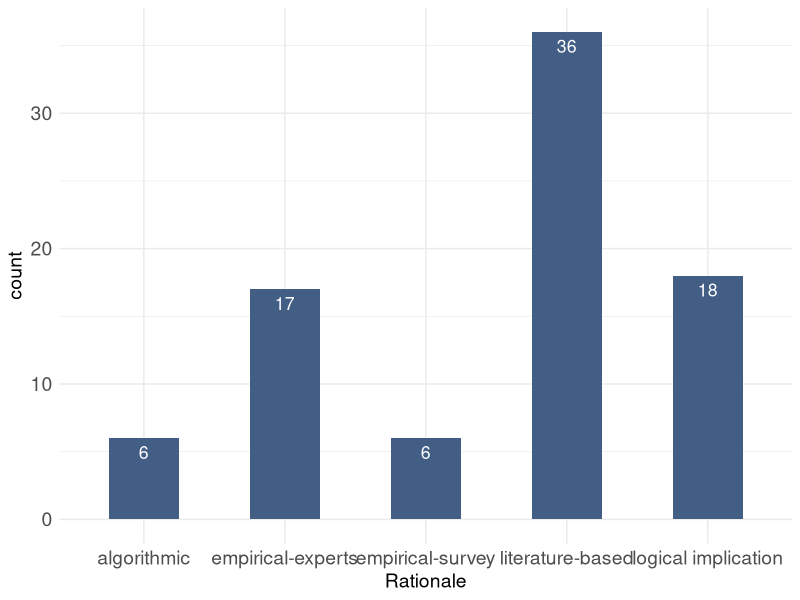
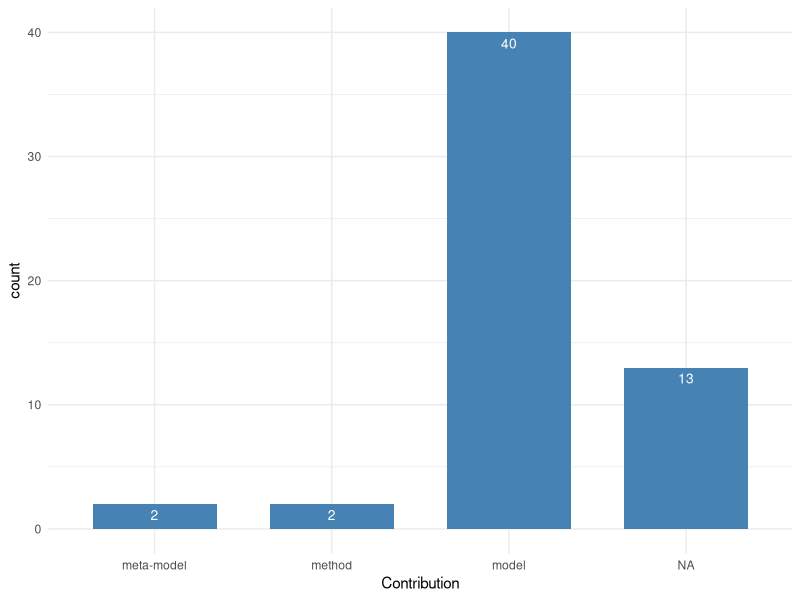

Write R code to recreate these figures, in order. (Note: this script raises an error after producing the figures.)
library(ggplot2)
library(tidyr)

literature <- read.csv("final-set.csv", sep=",")

# check data types
str(literature)

# data cleaning (remove beginning and trailing whitespaces)
literature$BibtexKey <- trimws(literature$BibtexKey, which = c("both"))
literature$Contribution <- trimws(literature$Contribution, which = c("both"))
literature$Characteristics <- trimws(literature$Characteristics, which = c("both"))
literature$Rationale <- trimws(literature$Rationale, which = c("both"))
literature$Notes <- trimws(literature$Notes, which = c("both"))

# parse contribution type as factor
contributionFactor <- factor(c("model", "meta-model", "method", "evaluation-method", "taxonomy"))
literature$Contribution <- as.list(lapply(strsplit(literature$Contribution, ","), factor, levels=levels(contributionFactor)))

# parse characteristics in consideration as factor
characteristicsFactor <- factor(c("internal characteristics", "external characteristics"))
literature$Characteristics <- as.list(lapply(strsplit(literature$Characteristics, ","), factor, levels=levels(characteristicsFactor)))

# parse rationale as factor
rationaleFactor <- factor(c("logical implication", "empirical-experts", "empirical-survey", "literature-based", "algorithmic", "none"))
literature$Rationale <- as.list(lapply(strsplit(literature$Rationale, ","), factor, levels=levels(rationaleFactor)))

# parse explicit evaluation as factor
literature$ExplicitValidation <- as.factor(literature$ExplicitValidation)

# parse evaluated relations as factor
validatedRelationsFactor <- factor(c("CodeMeasure-ProductFactor", "DeploymentMeasure-CodeMeasure", "UserMeasure-DeploymentMeasure", "ProductFactorImpactWeights", "ProductFactor-QualityAspect", "QualityAspectValidity","ExpertRating-QualityModelResult"))
literature$ValidatedRelations <- as.list(lapply(strsplit(literature$ValidatedRelations, ","), factor, levels=levels(validatedRelationsFactor)))

# filter for all entries where a model is presented
filtered_model <- subset(literature, grepl(match("model", levels(contributionFactor)), Contribution))

# how many models have been explicitly validated
# ggplot(data=filtered_model, aes(x=ExplicitValidation)) +
#  geom_bar(stat="count", width=0.7, fill="steelblue") +
#  geom_text(stat='count', aes(label=..count..), vjust=1.6, color="white", size=3.5) +
#  theme_minimal() 

sprintf("Out of %d models, %d have been explicitly validated.", nrow(filtered_model), sum(filtered_model$ExplicitValidation == "yes"))

# Barplot for rationale used overall
rationaleData <- data.frame(Rationale=unlist(literature$Rationale))
ggplot(data=rationaleData, aes(x=Rationale)) +
  geom_bar(stat="count", width=0.5, fill=rgb(0.26,0.37,0.52)) +
  geom_text(stat='count', aes(label=..count..), vjust=1.6, color="white", size=4.5) +
  theme_minimal() + 
  theme(axis.text=element_text(size=14), axis.title=element_text(size=14,face="plain"))


# better barplot for rationale
contributionData <- data.frame(Contribution=unlist(literature$Contribution))
ggplot(data=contributionData, aes(x=Contribution)) +
  geom_bar(stat="count", width=0.7, fill="steelblue") +
  geom_text(stat='count', aes(label=..count..), vjust=1.6, color="white", size=3.5) +
  theme_minimal()





# transform back to text data
filtered$Contribution <- lapply(lapply(filtered$Contribution, unlist), paste, collapse=',')
filtered$Contribution <- as.character(filtered$Contribution)

filtered$Characteristics <- lapply(lapply(filtered$Characteristics, unlist), paste, collapse=',')
filtered$Characteristics <- as.character(filtered$Characteristics)

filtered$Rationale <- lapply(lapply(filtered$Rationale, unlist), paste, collapse=',')
filtered$Rationale <- as.character(filtered$Rationale)

filtered$ExplicitEvaluation <- as.character(filtered$ExplicitEvaluation)

filtered$EvaluatedRelations <- lapply(lapply(filtered$EvaluatedRelations, unlist), paste, collapse=',')
filtered$EvaluatedRelations <- as.character(filtered$EvaluatedRelations)


write.csv(filtered,"./test.csv", row.names = FALSE)
